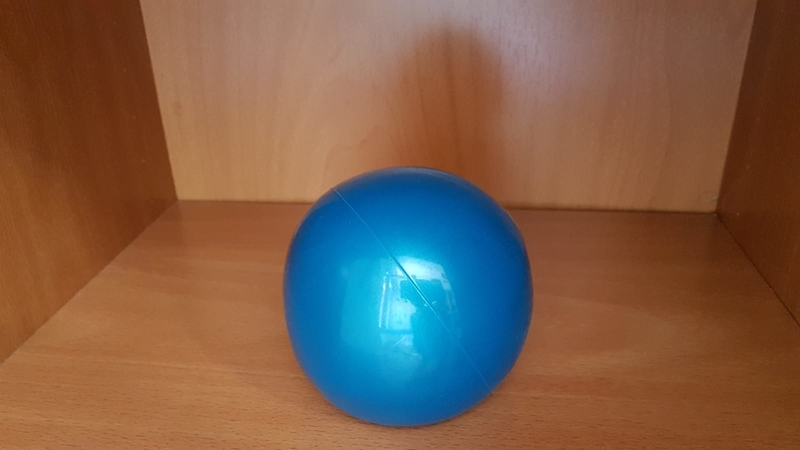
#> input picture img/bola1_low.jpg, 800 x 450 px
$ python integral.py ../img/bola1_low.jpg
#> lines starting #> are read from the running program, lines starting #| are printed output that depends on the picture
#> further down, img is the input picture: shape (450, 800, 3); mean R, G, B 123.6, 93.7, 74.7
import numpy as np
import matplotlib.pyplot as plt
import sys

# Transforms a color image to a grayscale one
def to_grayscale(img):
    # https://stackoverflow.com/questions/12201577/how-can-i-convert-an-rgb-image-into-grayscale-in-python
    return np.dot(img[...,:3], [0.2989, 0.5870, 0.1140])
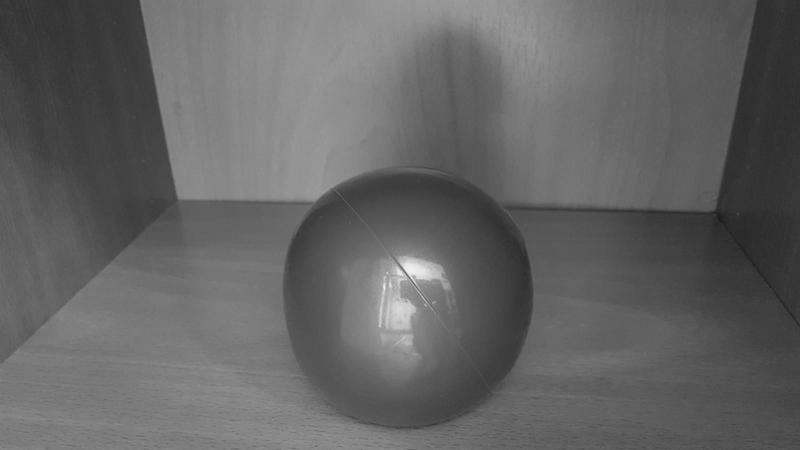
#> returned value: shape (450, 800) float64; min 29.73, max 240, mean 100.4

# Computes the integral image of a given image
def integral(img):
    shape = img.shape
#> shape = (450, 800)
    integ = np.array([img[0, 0]])
#> integ = [56.73]
    integ = integ[np.newaxis, :]
    for j in range(1, shape[1]):
        integ = np.append(integ, [[img[0, j] + integ[0, j - 1]]], axis = 1)
#> this loop made 799 passes
#> integ on passes 1 to 3: [[56.73, 115.5]], [[56.73, 115.5, 171.2]], [[56.73, 115.5, 171.2, 226.9]]
    for i in range(1, shape[0]):
        acum = 0
        aux = np.array([])
        aux = aux[np.newaxis, :]
        for j in range(0, shape[1]):
            acum = acum + img[i, j]
            aux = np.append(aux, [[acum + integ[i - 1, j]]], axis = 1)
        integ = np.append(integ, aux, axis = 0)
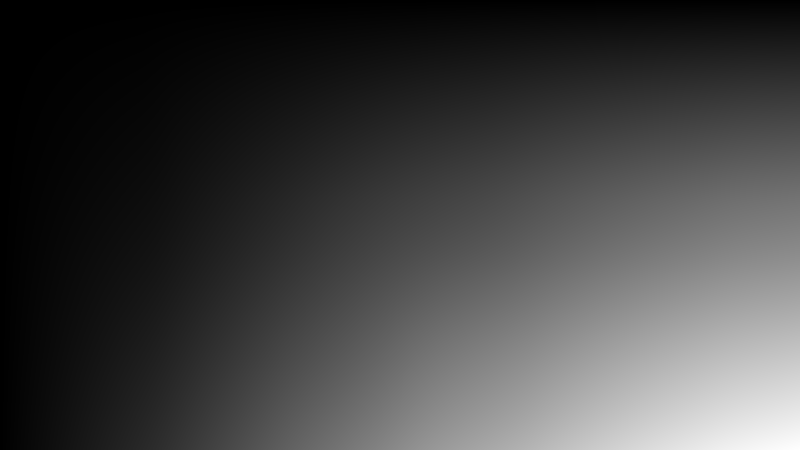
#> integ: shape (450, 800) float64; min 56.73, max 36158822.4, mean 9298142.2; drawn with min black and max white
    return integ

if __name__ == '__main__':
    # Reading image
    img = plt.imread(sys.argv[1])
    # Computing its grayscale counterpart
    img = to_grayscale(img)
    # Saving the integral image
    plt.imsave('integral.jpg', integral(img), cmap = 'gray')

$ run again, on img/cubo1_low.jpg
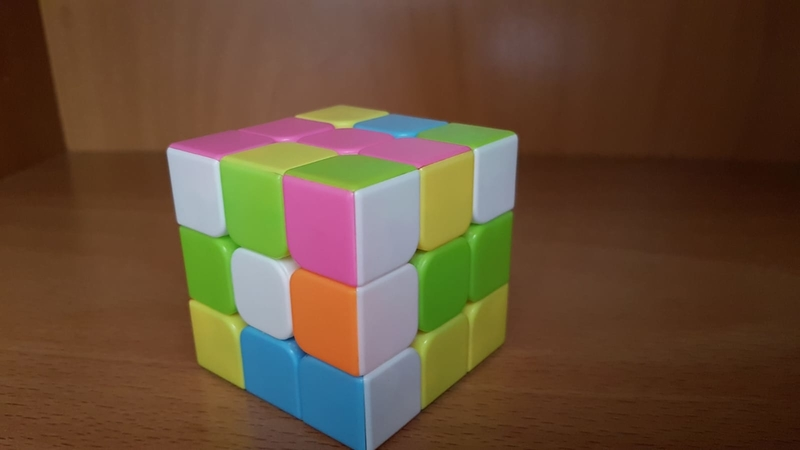
#> input picture img/cubo1_low.jpg, 800 x 450 px
#> img is the input picture: shape (450, 800, 3); mean R, G, B 100.8, 76.4, 53.8
#> in to_grayscale, `return np.dot(img[...,:3], [0.2989, 0.5870, 0.1140])`:
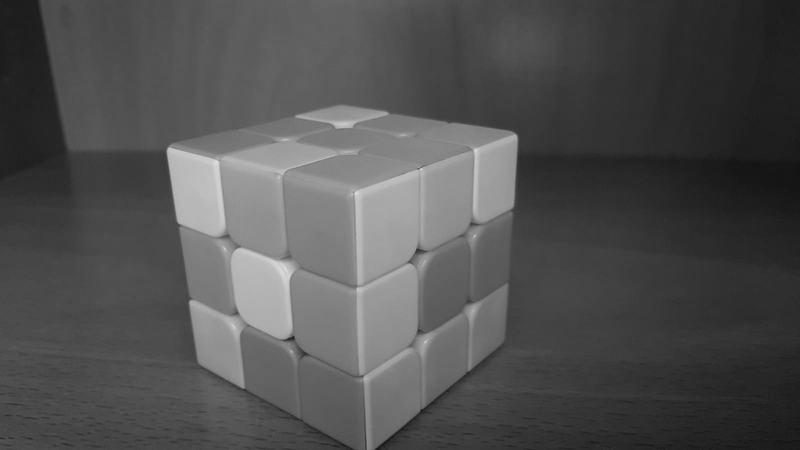
#> returned value: shape (450, 800) float64; min 15.96, max 226.8, mean 81.1
#> in integral, `integ = np.array([img[0, 0]])`: integ = [30.02]
#> the loop in integral, `for j in range(1, shape[1]):` made 799 passes
#> integ on passes 1 to 3: [[30.02, 60.04]], [[30.02, 60.04, 88.83]], [[30.02, 60.04, 88.83, 117.6]]
#> after the loop in integral, `for i in range(1, shape[0]):`:
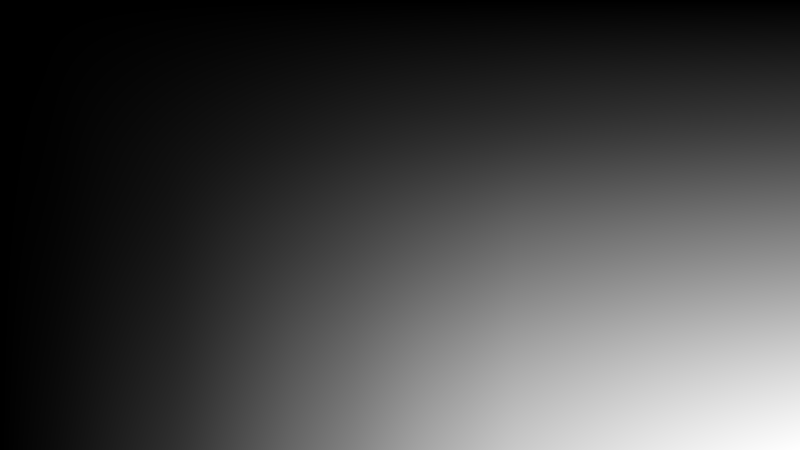
#> integ: shape (450, 800) float64; min 30.02, max 29202659.7, mean 7975993.4; drawn with min black and max white

$ run again, on img/cubo2_low.jpg
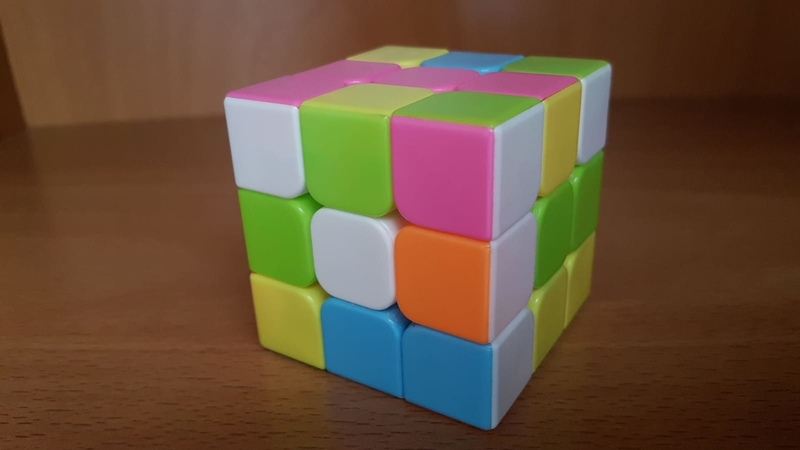
#> input picture img/cubo2_low.jpg, 800 x 450 px
#> img is the input picture: shape (450, 800, 3); mean R, G, B 103.3, 78.6, 56.5
#> in to_grayscale, `return np.dot(img[...,:3], [0.2989, 0.5870, 0.1140])`:
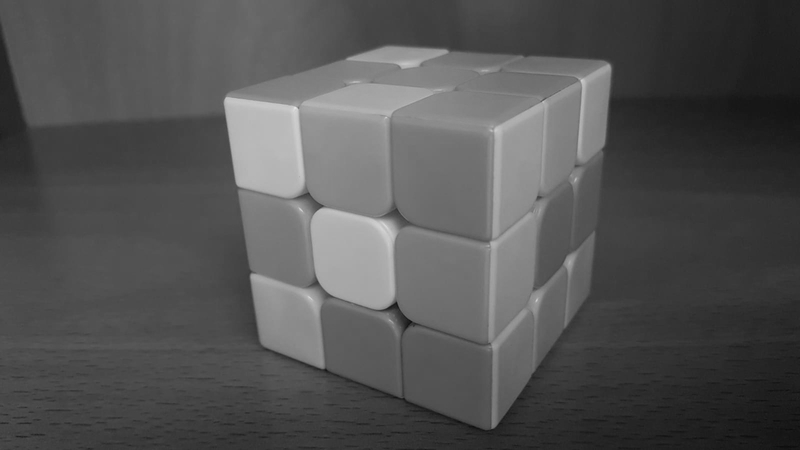
#> returned value: shape (450, 800) float64; min 13.1, max 228.9, mean 83.4
#> in integral, `integ = np.array([img[0, 0]])`: integ = [81.98]
#> the loop in integral, `for j in range(1, shape[1]):` made 799 passes
#> integ on passes 1 to 3: [[81.98, 164]], [[81.98, 164, 246]], [[81.98, 164, 246, 328.3]]
#> after the loop in integral, `for i in range(1, shape[0]):`:
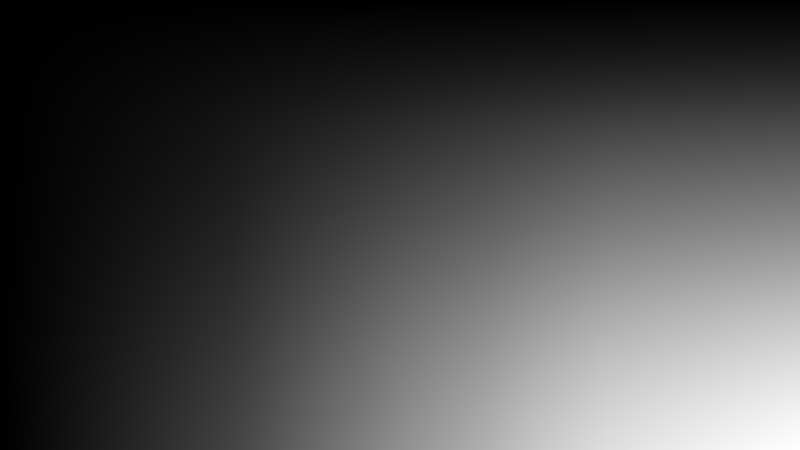
#> integ: shape (450, 800) float64; min 81.98, max 30038980.5, mean 8553295.7; drawn with min black and max white
